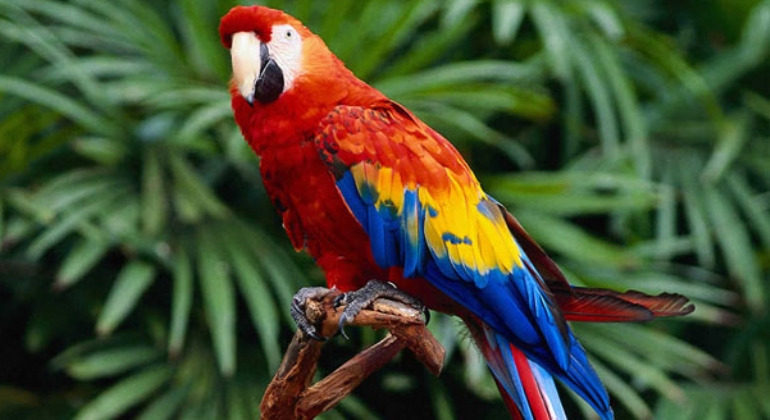
#> input picture Week1Application/papagan.jpg, 770 x 420 px
$ python main.py
#> lines starting #> are read from the running program, lines starting #| are printed output that depends on the picture
import cv2 as cv
import numpy as np

photo = cv.imread("papagan.jpg")
#> photo is the input picture: shape (420, 770, 3); mean B, G, R 51, 78.9, 70.1
cv.imshow("Orjinal Image", photo)
#cv.waitKey()
blue = photo[:, :, 0]
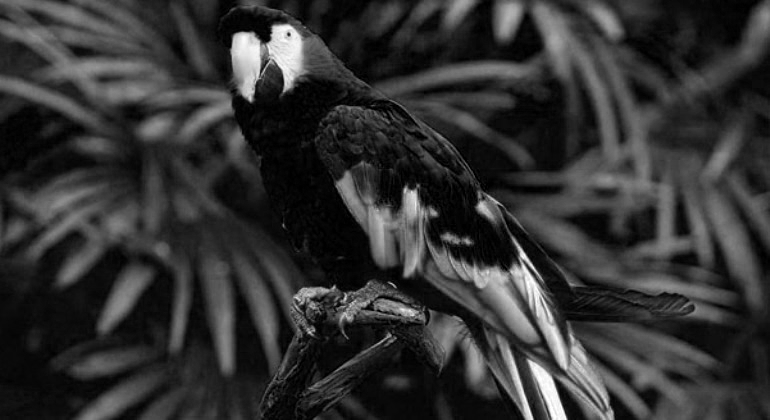
#> blue: shape (420, 770); min 0, max 255, mean 51
green = photo[:, :, 1]
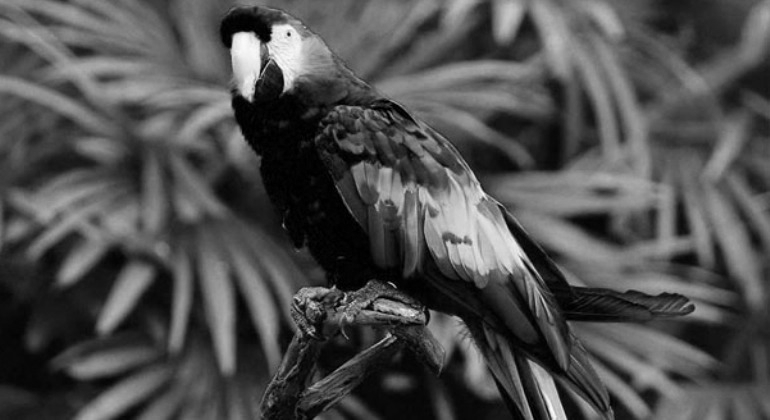
#> green: shape (420, 770); min 0, max 253, mean 78.9
red = photo[:,:,2]
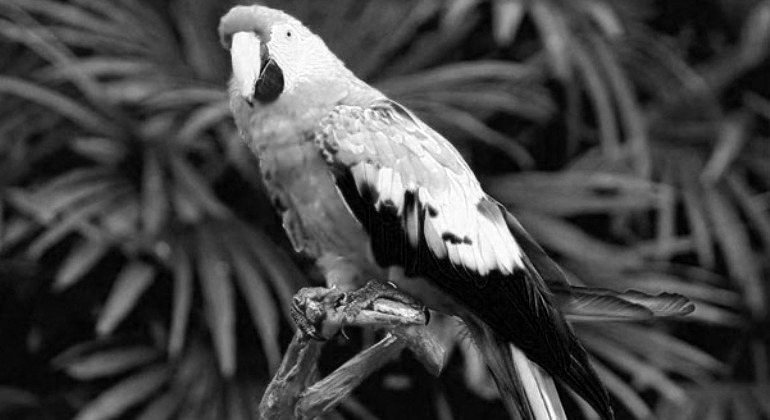
#> red: shape (420, 770); min 0, max 255, mean 70.1
cv.imshow("Blue Band" , blue)
cv.imshow("Green Band" , green)
cv.imshow("Red Band" , red)
cv.waitKey()
#First way to make gray
photoGray = cv.imread("papagan.jpg", 0);
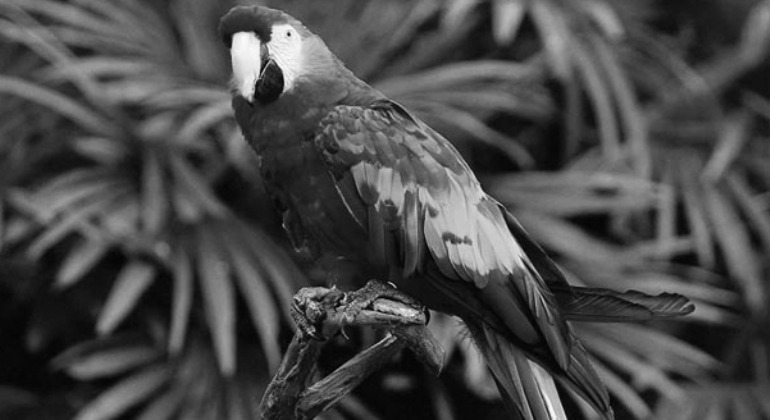
#> photoGray: shape (420, 770); min 0, max 252, mean 73
cv.imshow("GrayPhoto" , photoGray)
cv.waitKey()
#Second way to make gray with math
from matplotlib import pyplot as plt

imgGray = blue * 0.1140 + green * 0.5870 + red * 0.2889;
plt.imshow(imgGray, cmap='gray')
plt.show()

cv.waitKey()
